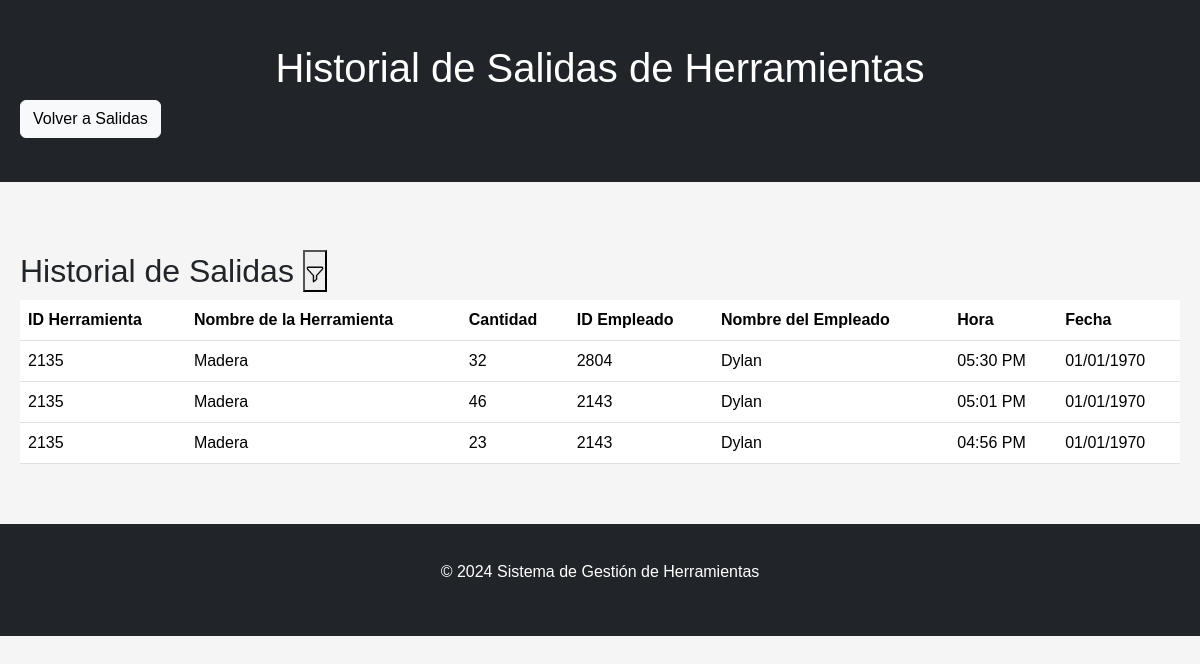
The app's page /historialSalidaPag.php with its own data.
### tables this page shows
CREATE TABLE `salidas` (
  `Registro` int(11) NOT NULL,
  `IdHerramienta` int(11) NOT NULL,
  `NombreHerramienta` varchar(255) NOT NULL,
  `IdEmpleado` int(11) NOT NULL,
  `NombreEmpleado` varchar(255) NOT NULL,
  `Hora` time NOT NULL,
  `Fecha` date NOT NULL,
  `Cantidad` int(100) NOT NULL
);

CREATE TABLE `herramientas` (
  `Registro` int(11) NOT NULL,
  `IdHerramienta` int(11) NOT NULL,
  `NombreHerramienta` varchar(100) NOT NULL,
  `Cantidad` int(11) NOT NULL
);

### php/historialSalida.php (the view, shortened to what this page needs)
<?php
include 'conexion.php';
$sql = "SELECT * FROM salidas ORDER BY Fecha DESC, Hora DESC LIMIT 10";
$result = $conn->query($sql);
if ($result) {
    if ($result->num_rows > 0) {
        while ($row = $result->fetch_assoc()) {
            echo "<tr>";
            echo "<td>" . $row["IdHerramienta"] . "</td>";
            echo "<td>" . obtenerNombreHerramienta($row["IdHerramienta"], $conn) . "</td>";
            echo "<td>" . $row["Cantidad"] . "</td>";
            echo "<td>" . $row["IdEmpleado"] . "</td>";
            echo "<td>" . $row["NombreEmpleado"] . "</td>";
            echo "<td>" . date("h:i A", strtotime($row["Hora"])) . "</td>";
            echo "<td>" . date("d/m/Y", strtotime($row["Fecha"])) . "</td>";
            echo "</tr>";
        }
    } else {
        echo "<tr><td colspan='6'>No se encontraron registros de salida.</td></tr>";
    }
} else {
    echo "<tr><td colspan='6'>Error al obtener los registros de salida.</td></tr>";
}
function obtenerNombreHerramienta($idHerramienta, $conn) {
    $sql = "SELECT NombreHerramienta FROM herramientas WHERE IdHerramienta = '$idHerramienta'";
    $result = $conn->query($sql);
    if ($result && $result->num_rows > 0) {
        $row = $result->fetch_assoc();
        return $row["NombreHerramienta"];
    } else {
        return "Nombre no encontrado";
    }
}
?>

### css/styles.css (style rules this page uses)
* { margin: 0; padding: 0; box-sizing: border-box; }
body { font-family: Arial, sans-serif; background-color: #f5f5f5; }

### records on screen
salidas: IdHerramienta "2135", IdHerramienta.NombreHerramienta "Madera", Cantidad "32", IdEmpleado "2804", NombreEmpleado "Dylan", Hora "05:30 PM", Fecha "01/01/1970"
salidas: IdHerramienta "2135", IdHerramienta.NombreHerramienta "Madera", Cantidad "46", IdEmpleado "2143", NombreEmpleado "Dylan", Hora "05:01 PM", Fecha "01/01/1970"
salidas: IdHerramienta "2135", IdHerramienta.NombreHerramienta "Madera", Cantidad "23", IdEmpleado "2143", NombreEmpleado "Dylan", Hora "04:56 PM", Fecha "01/01/1970"
